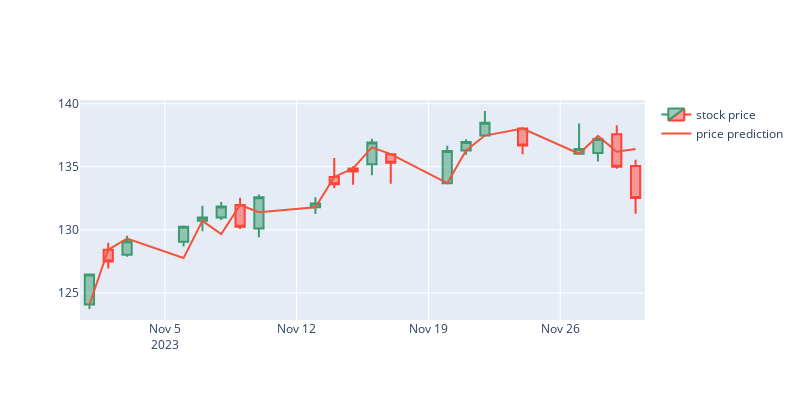

This figure's notebook cell:
### Markdown cell above
# Individual stock graphs
## Stock price timeserie

### Code cell
df = pd.read_csv('../Dataset/pred.csv')
df = df[df['Ticker'] == STOCK]
df['Date'] = pd.to_datetime(df['Date'], format="%Y-%m-%d")

df_p = df[df['Type'] == 'prediction']
df_r = df[df['Type'] == 'real']

fig = go.Figure()
trace_1 = go.Candlestick(x=df_r['Date'],
                open=df_r['Open'],
                high=df_r['High'],
                low=df_r['Low'],
                close=df_r['Close'],
                name = 'stock price')

trace_2 = go.Scatter(x=df_p['Date'], y=df_p['Close'], name='price prediction')

fig = go.Figure(data=[trace_1,trace_2])
fig.update_layout(xaxis_rangeslider_visible=False, width=800, height=400)
fig.show()

### Figure 1 — Plotly figure (JSON) as saved in the notebook; plotly's stock layout.template omitted (floating-point values rounded to 4 significant figures)
{"data": [{"close": [132.5, 135.0, 137.2, 136.4, 136.7, 138.5, 137.0, 136.2, 135.3, 136.9, 134.6, 133.6, 132.1, 132.6, 130.2, 131.8, 131.0, 130.2, 129.1, 127.5, 126.5], "high": [135.6, 138.3, 137.2, 138.4, 138.1, 139.4, 137.2, 136.7, 136.1, 137.2, 135.0, 135.7, 132.6, 132.8, 132.6, 132.2, 131.9, 130.3, 129.5, 129.0, 126.5], "low": [131.3, 134.8, 135.4, 136, 136.0, 137.5, 136.0, 133.6, 133.7, 134.3, 133.6, 133.3, 131.2, 129.4, 130.1, 130.8, 129.9, 128.7, 127.9, 126.9, 123.7], "name": "stock price", "open": [135.1, 137.6, 136.1, 136.0, 138.0, 137.5, 136.3, 133.7, 136, 135.2, 134.9, 134.2, 131.8, 130.1, 132.0, 131.0, 130.7, 129.1, 128.0, 128.4, 124.1], "type": "candlestick", "x": ["2023-11-30T00:00:00", "2023-11-29T00:00:00", "2023-11-28T00:00:00", "2023-11-27T00:00:00", "2023-11-24T00:00:00", "2023-11-22T00:00:00", "2023-11-21T00:00:00", "2023-11-20T00:00:00", "2023-11-17T00:00:00", "2023-11-16T00:00:00", "2023-11-15T00:00:00", "2023-11-14T00:00:00", "2023-11-13T00:00:00", "2023-11-10T00:00:00", "2023-11-09T00:00:00", "2023-11-08T00:00:00", "2023-11-07T00:00:00", "2023-11-06T00:00:00", "2023-11-03T00:00:00", "2023-11-02T00:00:00", "2023-11-01T00:00:00"]}, {"name": "price prediction", "type": "scatter", "x": ["2023-11-01T00:00:00", "2023-11-02T00:00:00", "2023-11-03T00:00:00", "2023-11-06T00:00:00", "2023-11-07T00:00:00", "2023-11-08T00:00:00", "2023-11-09T00:00:00", "2023-11-10T00:00:00", "2023-11-13T00:00:00", "2023-11-14T00:00:00", "2023-11-15T00:00:00", "2023-11-16T00:00:00", "2023-11-17T00:00:00", "2023-11-20T00:00:00", "2023-11-21T00:00:00", "2023-11-22T00:00:00", "2023-11-24T00:00:00", "2023-11-27T00:00:00", "2023-11-28T00:00:00", "2023-11-29T00:00:00", "2023-11-30T00:00:00"], "y": [124.1, 128.4, 129.3, 127.8, 130.7, 129.7, 132.0, 131.4, 131.8, 134.2, 134.9, 136.5, 136, 133.7, 136.3, 137.5, 138.0, 136.0, 137.4, 136.2, 136.4]}], "layout": {"height": 400, "width": 800, "xaxis": {"autorange": true, "range": ["2023-10-31 12:00", "2023-11-30 12:00"], "rangeslider": {"visible": false, "yaxis": {}}, "type": "date"}, "yaxis": {"autorange": true, "range": [122.8, 140.3], "type": "linear"}}}
